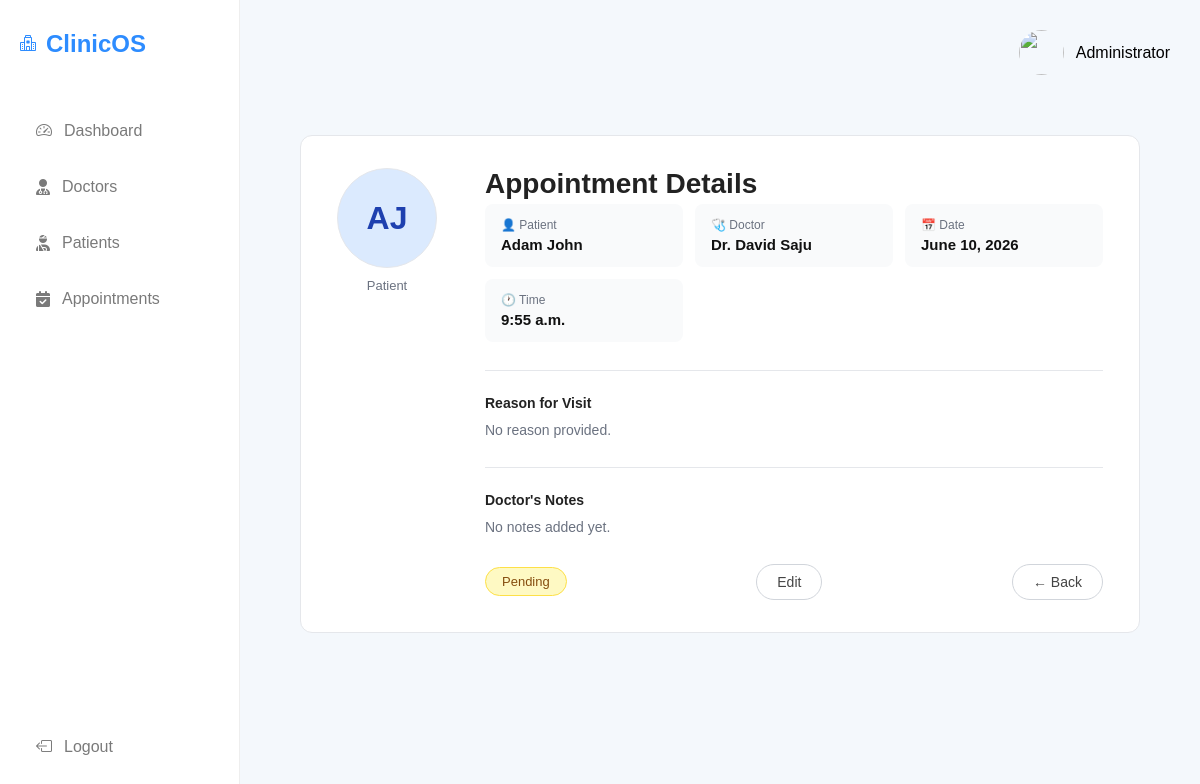
The page /admin_panel/appointments/9/ on the database as committed earlier.
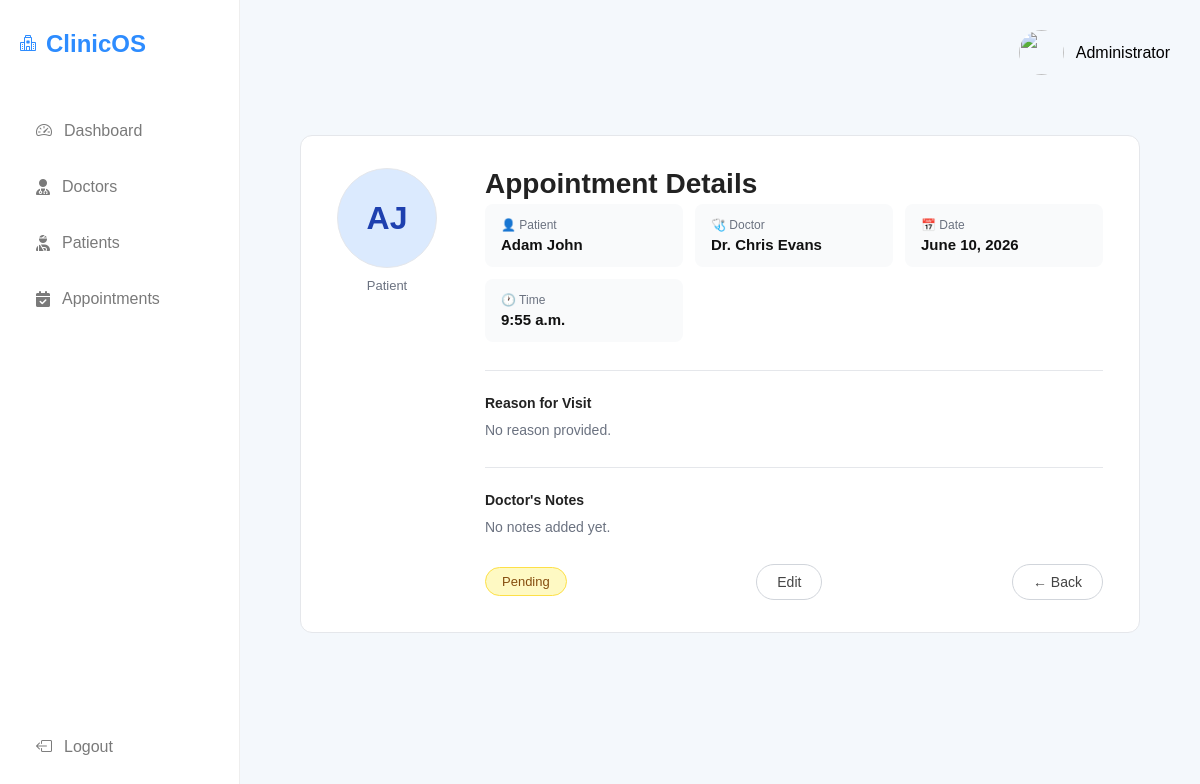
The same page on the database as committed later.
### managementsystem/models.py (models this page shows, shortened)
class Appointment(models.Model):
    doctor = models.ForeignKey(Doctor, on_delete=models.CASCADE)
    patient = models.ForeignKey(Patient, on_delete=models.CASCADE)
    appointment_date = models.DateField(default=timezone.now)
    appointment_time = models.TimeField(null=True,blank=True)
    reason = models.TextField(blank=True)
    STATUS_CHOICES = [('Pending', 'Pending'),('Completed', 'Completed'),]
    status = models.CharField(max_length=20,choices=STATUS_CHOICES,default='Pending')
    notes = models.TextField(blank=True)

class Doctor(models.Model):
    user = models.OneToOneField(CustomUser,on_delete=models.CASCADE)
    phone = models.CharField(max_length=15, blank=True, null=True)
    department = models.CharField(max_length=100)
    education = models.TextField(default='MBBS')
    photo = models.ImageField(upload_to='doctors',default='default/default.png')

class CustomUser(AbstractUser):
    ROLE_CHOICES = (
        ('admin', 'Admin'),
        ('doctor', 'Doctor'),
        ('patient', 'Patient'),
    )
    role = models.CharField(max_length=20, choices=ROLE_CHOICES,default='patient')

class Patient(models.Model):
    user = models.OneToOneField(CustomUser,on_delete=models.CASCADE)
    gender_choices = (('male','Male'),('female','Female'),('other','Other'))
    gender = models.CharField(max_length=10,choices=gender_choices,default='male')
    age = models.IntegerField()
    phone = models.CharField(max_length=15)
    blood_group = models.CharField(max_length=5)
    photo = models.ImageField(upload_to='patients',default='default/default.png')

### managementsystem/views/admin_views.py (the view)
# urls.py: path('appointments/<int:id>/',admin_view_appointment,name='admin_view_appointment'),
def admin_view_appointment(request,id):
    appointment = get_object_or_404(Appointment,id=id)
    context = {'appointment':appointment}
    return render(request,'admin/view_appointment.html',context)

### managementsystem/templates/admin/view_appointment.html (shortened to what this page needs)
{% extends 'admin/base.html' %}
{% load static %}
{% block content %}
<div class="appointment-container">
    <div class="appointment-card">
        <div class="appointment-content">
            <div style="flex-shrink:0;">
                <div class="patient-avatar">
                    {{ appointment.patient.user.first_name.0 }}{{ appointment.patient.user.last_name.0 }}
                </div>
                <p class="avatar-label">Patient</p>
            </div>
            <div class="appointment-details">
                <h2 class="appointment-title">Appointment Details</h2>
                <div class="meta-grid">
                    <div class="meta-card">
                        <p class="meta-label">&#128100; Patient</p>
                        <p class="meta-value">{{ appointment.patient.user.get_full_name }}</p>
                    </div>
                    <div class="meta-card">
                        <p class="meta-label">&#129658; Doctor</p>
                        <p class="meta-value">Dr. {{ appointment.doctor.user.get_full_name }}</p>
                    </div>
                    <div class="meta-card">
                        <p class="meta-label">&#128197; Date</p>
                        <p class="meta-value">{{ appointment.appointment_date }}</p>
                    </div>
                    <div class="meta-card">
                        <p class="meta-label">&#128336; Time</p>
                        <p class="meta-value">{{ appointment.appointment_time|default:"—" }}</p>
                    </div>
                </div>
                <div class="detail-section">
                    <h5>Reason for Visit</h5>
                    <p>{{ appointment.reason|default:"No reason provided." }}</p>
                </div>
                <div class="detail-section">
                    <h5>Doctor's Notes</h5>
                    <p>{{ appointment.notes|default:"No notes added yet." }}</p>
                </div>
                <div class="card-footer">
                    <span class="status-badge {% if appointment.status == 'Completed' %}completed{% else %}pending{% endif %}">
                        {{ appointment.status }}
                    </span>
                     <div class="btn-group">
                        <a href="{%url 'admin_update_appointment' appointment.id%}" class="action-btn">
                            Edit
                        </a>
                    </div>
                    <div class="btn-group">
                        <a href="{%url 'admin_appointments'%}" class="action-btn">
                            ← Back
                        </a>
                    </div>
                </div>
            </div>
        </div>
    </div>
</div>
{% endblock %}

Rows that differ between the two databases and show on the page:
changed through a linked row, Appointment "No reason provided.": doctor.user.get_full_name "David Saju" → "Chris Evans"
